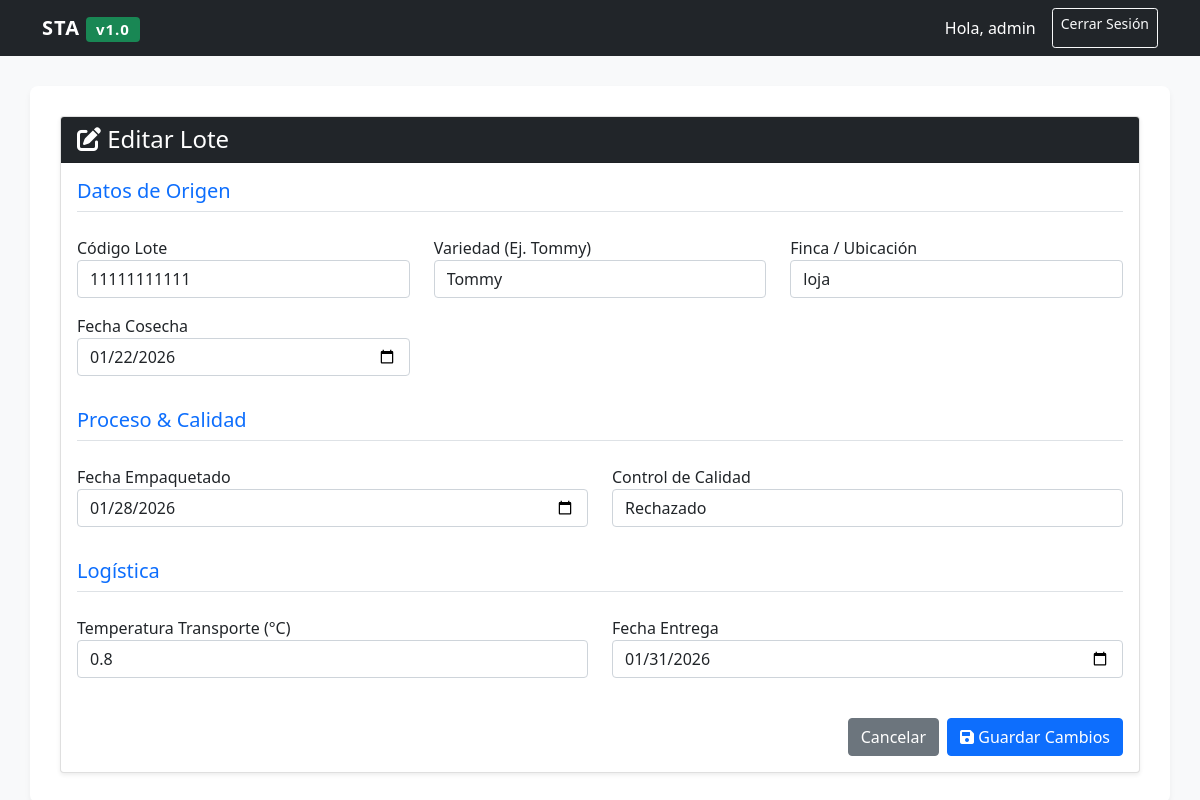
/editar/1 (signed in), run on the app's committed database.
### data/repositories.py (models this page shows)
class ProductEntity(Base):
    __tablename__ = 'products'
    id = Column(Integer, primary_key=True)
    lote = Column(String)
    variedad = Column(String)       # NUEVO: Tipo de producto
    finca = Column(String)          # NUEVO: Origen exacto
    fecha_cosecha = Column(String)
    fecha_empaquetado = Column(String)
    calidad_ok = Column(String)
    temperatura_transporte = Column(Float)
    fecha_entrega = Column(String)

### presentation/routes.py (the view, shortened to what this page needs)
@web_bp.route('/editar/<int:id>', methods=['GET', 'POST'])
@login_required
def editar(id):
    producto = service.obtener_producto(id)
    return render_template('form.html', producto=producto)

### data/repositories.py (called while the page is built)
    def get_by_id(self, id):
        session = Session()
        product = session.query(ProductEntity).filter_by(id=id).first()
        session.close()
        return product

### logic/services.py (called while the page is built)
    def obtener_producto(self, id):
        return self.repo.get_by_id(id)

### presentation/routes.py (called while the page is built)
def login_required(f):
    @wraps(f)
    def decorated_function(*args, **kwargs):
        if 'user' not in session: return redirect(url_for('web.login'))
        return f(*args, **kwargs)
    return decorated_function

### presentation/templates/form.html (shortened to what this page needs)
{% extends "base.html" %}
{% block content %}
    <div class="card shadow-sm">
        <div class="card-header bg-dark text-white">
            <h4 class="mb-0">
                {% if producto %} <i class="fas fa-edit"></i> Editar Lote {% else %} <i class="fas fa-plus-circle"></i> Nuevo Registro {% endif %}
            </h4>
        </div>
        <div class="card-body">
            <form method="POST">
                <div class="row">
                    <div class="col-md-12 mb-3"><h5 class="text-primary border-bottom pb-2">Datos de Origen</h5></div>
                    <div class="col-md-4 mb-3">
                        <label>Código Lote</label>
                        <input type="text" name="lote" value="{{ producto.lote if producto else '' }}" class="form-control" required>
                    </div>
                    <div class="col-md-4 mb-3">
                        <label>Variedad (Ej. Tommy)</label>
                        <input type="text" name="variedad" value="{{ producto.variedad if producto else '' }}" class="form-control" required>
                    </div>
                    <div class="col-md-4 mb-3">
                        <label>Finca / Ubicación</label>
                        <input type="text" name="finca" value="{{ producto.finca if producto else '' }}" class="form-control" required>
                    </div>
                    <div class="col-md-4 mb-3">
                        <label>Fecha Cosecha</label>
                        <input type="date" name="fecha_cosecha" value="{{ producto.fecha_cosecha if producto else '' }}" class="form-control" required>
                    </div>
                    <div class="col-md-12 mb-3 mt-3"><h5 class="text-primary border-bottom pb-2">Proceso & Calidad</h5></div>
                    <div class="col-md-6 mb-3">
                        <label>Fecha Empaquetado</label>
                        <input type="date" name="fecha_empaquetado" value="{{ producto.fecha_empaquetado if producto else '' }}" class="form-control" required>
                    </div>
                    <div class="col-md-6 mb-3">
                        <label>Control de Calidad</label>
                        <select name="calidad_ok" class="form-control">
                            <option value="Rechazado" {% if producto and producto.calidad_ok == 'Rechazado' %}selected{% endif %}>Rechazado</option>
                        </select>
                    </div>
                    <div class="col-md-12 mb-3 mt-3"><h5 class="text-primary border-bottom pb-2">Logística</h5></div>
                    <div class="col-md-6 mb-3">
                        <label>Temperatura Transporte (°C)</label>
                        <input type="number" step="0.1" name="temperatura_transporte" value="{{ producto.temperatura_transporte if producto else '' }}" class="form-control" required>
                    </div>
                    <div class="col-md-6 mb-3">
                        <label>Fecha Entrega</label>
                        <input type="date" name="fecha_entrega" value="{{ producto.fecha_entrega if producto else '' }}" class="form-control" required>
                    </div>
                </div>
                <div class="d-flex justify-content-end mt-4">
                    <a href="/" class="btn btn-secondary me-2">Cancelar</a>
                    <button type="submit" class="btn btn-primary">
                        <i class="fas fa-save"></i> Guardar Cambios
                    </button>
                </div>
            </form>
        </div>
    </div>
{% endblock %}

### presentation/templates/base.html (style rules this page uses)
body { background-color: #f8f9fa; }

### data on the page
ProductEntity: lote "11111111111", variedad "Tommy", finca "loja", fecha_cosecha "01/22/2026", fecha_empaquetado "01/28/2026", calidad_ok "Rechazado", temperatura_transporte "0.8", fecha_entrega "01/31/2026"

### other printed values
{{ session['user'] }} "admin"
